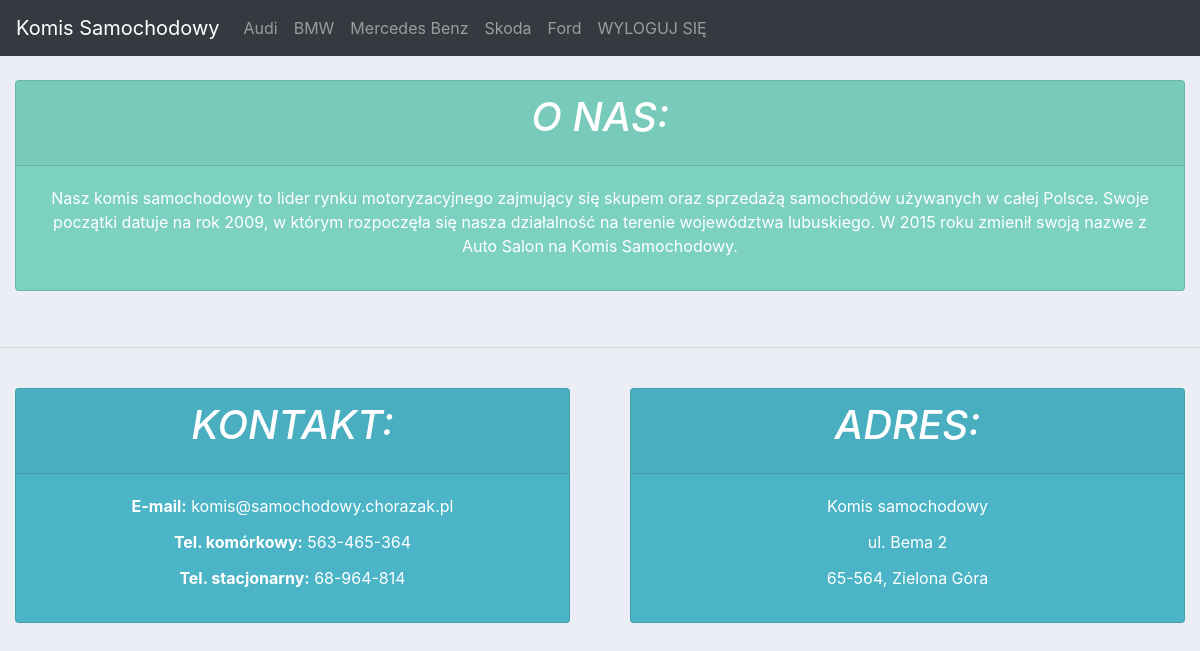
The app's page / (signed in) with its own data.
### Samochody/models.py (models this page shows, shortened)
class Marka(models.Model):
    nazwa = models.CharField(max_length=30)
    class Meta:
        verbose_name = "Marka"
        verbose_name_plural = "Marki"

### Samochody/views.py (the view)
# urls.py: 2. Add a URL to urlpatterns:  path('', views.home, name='home')
@login_required(login_url='logowanie')
def home(request):
    url = 'http://127.0.0.1:8000/'
    marki = Marka.objects.all()
    dane = {'marki': marki,
            'url': url}
    return render(request, 'home.html', dane)

### Samochody/templates/home.html (shortened to what this page needs)
<!DOCTYPE html>
<html>
<head>
    <link rel="stylesheet" href="https://cdn.jsdelivr.net/npm/bootstrap@4.0.0/dist/css/bootstrap.min.css"
>
</head>
<body>
    {% include 'navbar.html' %}
    {% if url %}
        {% include 'main.html' %}
    {% endif %}
</body>
</html>

### Samochody/templates/navbar.html (shortened to what this page needs)
<nav class="navbar navbar-expand-lg navbar-dark bg-dark">
  <a class="navbar-brand" href=" {% url 'home' %}"> Komis Samochodowy </a>
  <div class="collapse navbar-collapse" id="navbarNav">
    <ul class="navbar-nav">
      {% for m in marki %}
      <li class="nav-item">
        <a class="nav-link" href="/marka/{{ m.id }}/">
          {{ m.nazwa }}
        </a>
      </li>
      {% endfor %}
      <li class="nav-item">
        <a class="nav-link" href="{% url 'wylogowanie' %}">
          WYLOGUJ SIĘ
        </a>
      </li>
    </ul>
  </div>
</nav>

### Samochody/templates/home.html (style rules this page uses)
body { background-color: #ebeff5; }

### records on screen
Marka: nazwa "Audi"
Marka: nazwa "BMW"
Marka: nazwa "Mercedes Benz"
Marka: nazwa "Skoda"
Marka: nazwa "Ford"
